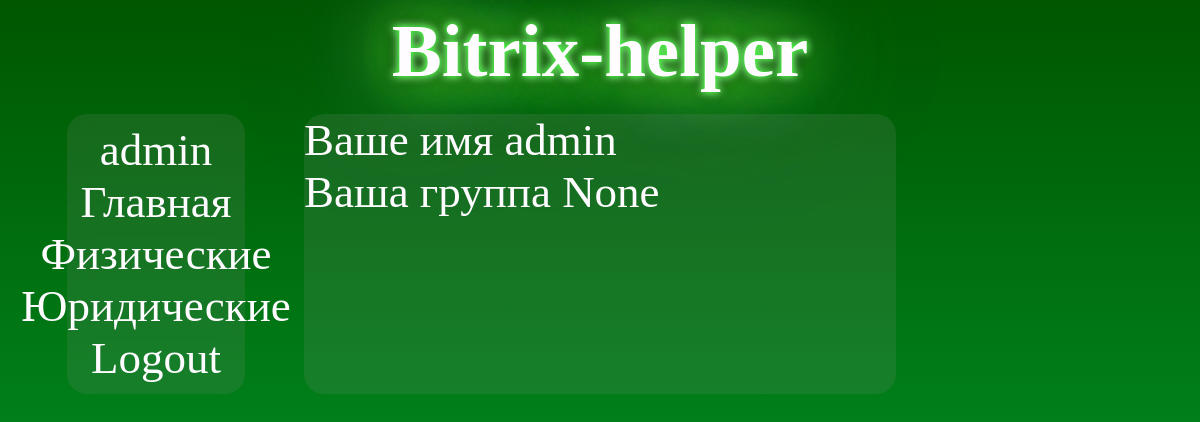
/ (signed in), run on an earlier commit of the app's database.
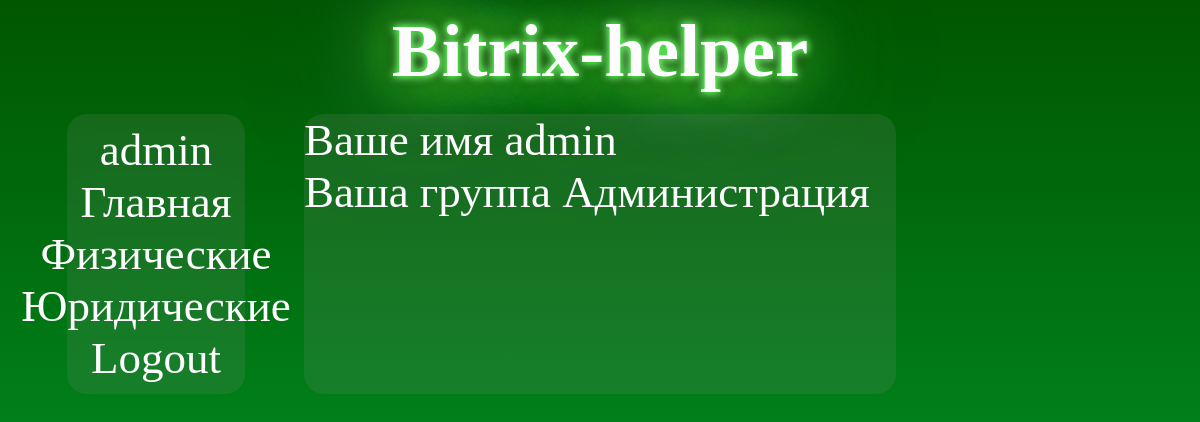
And on a later commit of the database.
### helper/models.py (models this page shows)
class AdvUser(AbstractUser):
    is_activated = models.BooleanField(default=True, db_index=True,verbose_name='Прошел активацию?')
    department = models.ForeignKey(Department,null=True,blank=True, verbose_name='Группа/отдел',on_delete = models.CASCADE)
    class Meta(AbstractUser.Meta):
        pass

class Department(models.Model):
    name = models.TextField(null=True, blank=False,verbose_name='Название группы/отдела')
    def __str__(self):
        return f'{self.name}'
    class Meta:
        verbose_name_plural = 'Группы/отделы'
        verbose_name = 'Группа/отдел'

### helper/views.py (the view)
# urls.py: path('', index, name='index'),
def index(request):
    return render(request, 'helper/index.html')

### helper/templates/helper/index.html
{% extends "layout/basic.html" %}
{% load bootstrap4 %}
{% block content %}
	{% if user.is_authenticated %}
		Ваше имя {{user.username}} <br>
		Ваша группа {{user.department}} <br>
	{% else %}
		Вам нужно войти
	{% endif %}
{% endblock %}

What changed in the data, as far as the page shows it:
changed AdvUser "admin": department "None" → "Администрация"
